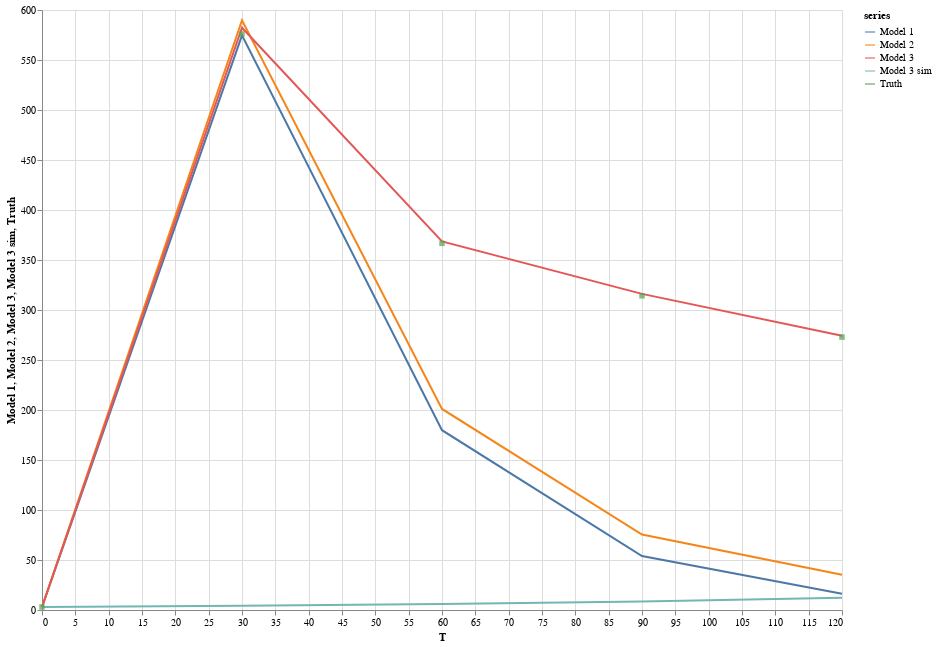

Notebook cell for this chart:
### Code cell
plot("Models vs. Actual", 
     [m1, m2, m3, m4, ground_truth],
     times,
     "T")

### Figure 1 — Vega-Lite specification as saved in the notebook (floating-point values rounded to 4 significant figures)
{"$schema": "https://vega.github.io/schema/vega-lite/v4.json", "data": {"values": [{"Model 1": 3, "T": 0, "series": "Model 1"}, {"Model 2": 3, "T": 0, "series": "Model 2"}, {"Model 3": 3, "T": 0, "series": "Model 3"}, {"Model 3 sim": 3, "T": 0, "series": "Model 3 sim"}, {"T": 0, "Truth": 3, "series": "Truth"}, {"Model 1": 574.6, "T": 30, "series": "Model 1"}, {"Model 2": 589.8, "T": 30, "series": "Model 2"}, {"Model 3": 582.2, "T": 30, "series": "Model 3"}, {"Model 3 sim": 4.371, "T": 30, "series": "Model 3 sim"}, {"T": 30, "Truth": 576.1, "series": "Truth"}, {"Model 1": 179.8, "T": 60, "series": "Model 1"}, {"Model 2": 201.1, "T": 60, "series": "Model 2"}, {"Model 3": 368.5, "T": 60, "series": "Model 3"}, {"Model 3 sim": 6.104, "T": 60, "series": "Model 3 sim"}, {"T": 60, "Truth": 366.6, "series": "Truth"}, {"Model 1": 53.98, "T": 90, "series": "Model 1"}, {"Model 2": 75.48, "T": 90, "series": "Model 2"}, {"Model 3": 316.1, "T": 90, "series": "Model 3"}, {"Model 3 sim": 8.516, "T": 90, "series": "Model 3 sim"}, {"T": 90, "Truth": 314.2, "series": "Truth"}, {"Model 1": 16.17, "T": 120, "series": "Model 1"}, {"Model 2": 35.21, "T": 120, "series": "Model 2"}, {"Model 3": 274.2, "T": 120, "series": "Model 3"}, {"Model 3 sim": 12.37, "T": 120, "series": "Model 3 sim"}, {"T": 120, "Truth": 272.9, "series": "Truth"}]}, "description": "", "height": 600, "layer": [{"encoding": {"color": {"field": "series", "type": "nominal"}, "x": {"field": "T", "type": "quantitative"}, "y": {"field": "Model 1", "type": "quantitative"}}, "mark": "line"}, {"encoding": {"color": {"field": "series", "type": "nominal"}, "x": {"field": "T", "type": "quantitative"}, "y": {"field": "Model 2", "type": "quantitative"}}, "mark": "line"}, {"encoding": {"color": {"field": "series", "type": "nominal"}, "x": {"field": "T", "type": "quantitative"}, "y": {"field": "Model 3", "type": "quantitative"}}, "mark": "line"}, {"encoding": {"color": {"field": "series", "type": "nominal"}, "x": {"field": "T", "type": "quantitative"}, "y": {"field": "Model 3 sim", "type": "quantitative"}}, "mark": "line"}, {"encoding": {"color": {"field": "series", "type": "nominal"}, "x": {"field": "T", "type": "quantitative"}, "y": {"field": "Truth", "type": "quantitative"}}, "mark": "square"}], "width": 800}
